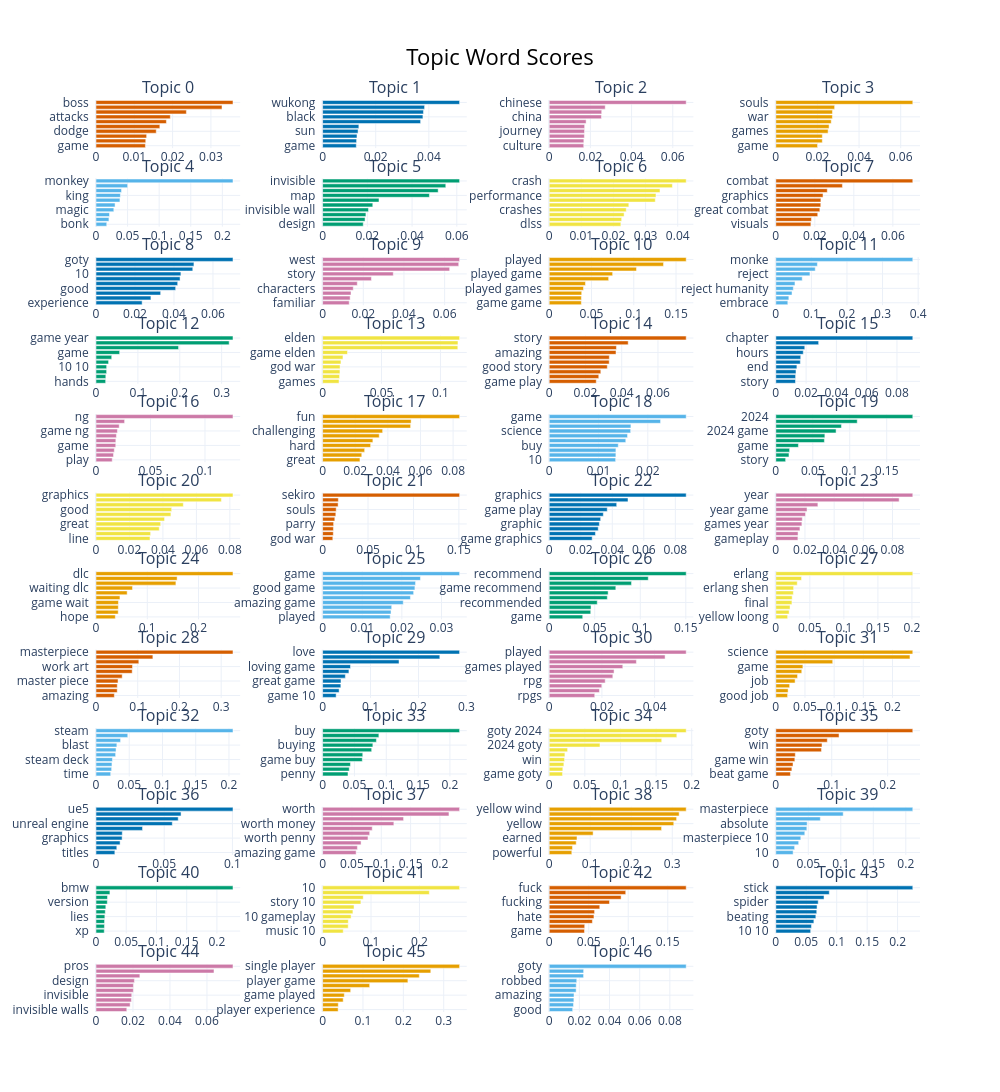

The notebook cell this image was saved under:
### Code cell
fig = topic_model.visualize_barchart(top_n_topics= 47, n_words = 10)
fig.show()
fig.write_html(r"C:\Users\Lyk\Desktop\黑神话悟空-数据\英文评论\主题词图-4.0.html")

### Figure 1 — Plotly figure (JSON) as saved in the notebook; plotly's stock layout.template omitted (floating-point values rounded to 4 significant figures)
{"data": [{"marker": {"color": "#D55E00"}, "orientation": "h", "type": "bar", "x": [0.0129, 0.01299, 0.01322, 0.01573, 0.01667, 0.01838, 0.0194, 0.02359, 0.0329, 0.03576], "xaxis": "x", "y": ["game  ", "hit  ", "boss fights  ", "dodge  ", "fights  ", "fight  ", "attacks  ", "attack  ", "bosses  ", "boss  "], "yaxis": "y"}, {"marker": {"color": "#0072B2"}, "orientation": "h", "type": "bar", "x": [0.01268, 0.01279, 0.01294, 0.01335, 0.01365, 0.03689, 0.03776, 0.03797, 0.03839, 0.05156], "xaxis": "x2", "y": ["game  ", "combat  ", "sun wukong  ", "sun  ", "journey  ", "myth wukong  ", "black  ", "black myth  ", "myth  ", "wukong  "], "yaxis": "y2"}, {"marker": {"color": "#CC79A7"}, "orientation": "h", "type": "bar", "x": [0.01678, 0.01682, 0.01707, 0.01715, 0.01721, 0.01792, 0.02536, 0.02549, 0.0272, 0.06653], "xaxis": "x3", "y": ["culture  ", "story  ", "journey west  ", "journey  ", "game  ", "west  ", "china  ", "chinese mythology  ", "mythology  ", "chinese  "], "yaxis": "y3"}, {"marker": {"color": "#E69F00"}, "orientation": "h", "type": "bar", "x": [0.02005, 0.02234, 0.02236, 0.02512, 0.02559, 0.02662, 0.02719, 0.02722, 0.02826, 0.06581], "xaxis": "x4", "y": ["game  ", "dark souls  ", "dark  ", "games  ", "souls games  ", "god  ", "war  ", "god war  ", "souls game  ", "souls  "], "yaxis": "y4"}, {"marker": {"color": "#56B4E9"}, "orientation": "h", "type": "bar", "x": [0.01701, 0.02046, 0.02138, 0.02821, 0.03018, 0.03788, 0.03862, 0.04041, 0.0501, 0.2169], "xaxis": "x5", "y": ["bonk  ", "play monkey  ", "10  ", "magic  ", "game monkey  ", "monkey game  ", "king  ", "monkey king  ", "stick  ", "monkey  "], "yaxis": "y5"}, {"marker": {"color": "#009E73"}, "orientation": "h", "type": "bar", "x": [0.01817, 0.01898, 0.01936, 0.02052, 0.02243, 0.02521, 0.04775, 0.05166, 0.05507, 0.06124], "xaxis": "x6", "y": ["design  ", "open  ", "exploration  ", "invisible wall  ", "areas  ", "wall  ", "map  ", "invisible walls  ", "walls  ", "invisible  "], "yaxis": "y6"}, {"marker": {"color": "#F0E442"}, "orientation": "h", "type": "bar", "x": [0.0223, 0.02255, 0.02331, 0.02398, 0.02478, 0.03302, 0.03323, 0.03448, 0.03834, 0.04264], "xaxis": "x7", "y": ["dlss  ", "high  ", "issues  ", "crashes  ", "frame  ", "pc  ", "performance  ", "settings  ", "fps  ", "crash  "], "yaxis": "y7"}, {"marker": {"color": "#D55E00"}, "orientation": "h", "type": "bar", "x": [0.01799, 0.01826, 0.0215, 0.02258, 0.02305, 0.02313, 0.02421, 0.02638, 0.03415, 0.07022], "xaxis": "x8", "y": ["visuals  ", "system  ", "good  ", "great combat  ", "amazing  ", "fun  ", "graphics  ", "story  ", "great  ", "combat  "], "yaxis": "y8"}, {"marker": {"color": "#0072B2"}, "orientation": "h", "type": "bar", "x": [0.02366, 0.02816, 0.03316, 0.04086, 0.04189, 0.04312, 0.04354, 0.04963, 0.05023, 0.07026], "xaxis": "x9", "y": ["experience  ", "10 10  ", "recommend  ", "good  ", "hard  ", "worth  ", "10  ", "fun  ", "buy  ", "goty  "], "yaxis": "y9"}, {"marker": {"color": "#CC79A7"}, "orientation": "h", "type": "bar", "x": [0.01307, 0.01354, 0.01396, 0.01507, 0.01705, 0.024, 0.03475, 0.06247, 0.06694, 0.06736], "xaxis": "x10", "y": ["familiar  ", "lore  ", "understand  ", "characters  ", "game  ", "read  ", "story  ", "journey  ", "journey west  ", "west  "], "yaxis": "y10"}, {"marker": {"color": "#E69F00"}, "orientation": "h", "type": "bar", "x": [0.03803, 0.03808, 0.03844, 0.04054, 0.04288, 0.07029, 0.07503, 0.1033, 0.1352, 0.162], "xaxis": "x11", "y": ["game game  ", "life  ", "years  ", "played games  ", "game  ", "games  ", "played game  ", "games played  ", "game played  ", "played  "], "yaxis": "y11"}, {"marker": {"color": "#56B4E9"}, "orientation": "h", "type": "bar", "x": [0.03376, 0.03662, 0.04557, 0.04923, 0.05388, 0.07421, 0.09596, 0.1108, 0.1168, 0.3849], "xaxis": "x12", "y": ["embrace  ", "10  ", "monke game  ", "reject humanity  ", "humanity  ", "stick  ", "reject  ", "return  ", "return monke  ", "monke  "], "yaxis": "y12"}, {"marker": {"color": "#009E73"}, "orientation": "h", "type": "bar", "x": [0.02306, 0.02343, 0.02534, 0.02546, 0.03004, 0.03752, 0.05646, 0.1972, 0.318, 0.3271], "xaxis": "x13", "y": ["hands  ", "game game  ", "10 game  ", "10 10  ", "10  ", "year 10  ", "game  ", "year game  ", "year  ", "game year  "], "yaxis": "y13"}, {"marker": {"color": "#F0E442"}, "orientation": "h", "type": "bar", "x": [0.01392, 0.01438, 0.01471, 0.01481, 0.01558, 0.01727, 0.02114, 0.1147, 0.1149, 0.1162], "xaxis": "x14", "y": ["games  ", "god  ", "war  ", "god war  ", "ring game  ", "game  ", "game elden  ", "ring  ", "elden ring  ", "elden  "], "yaxis": "y14"}, {"marker": {"color": "#D55E00"}, "orientation": "h", "type": "bar", "x": [0.02595, 0.02734, 0.02846, 0.03205, 0.03309, 0.03316, 0.03685, 0.03709, 0.04358, 0.07557], "xaxis": "x15", "y": ["game play  ", "great game  ", "good  ", "good story  ", "great story  ", "graphics  ", "amazing  ", "gameplay  ", "great  ", "story  "], "yaxis": "y15"}, {"marker": {"color": "#0072B2"}, "orientation": "h", "type": "bar", "x": [0.01301, 0.01307, 0.01332, 0.01394, 0.0162, 0.01646, 0.01815, 0.01913, 0.0283, 0.09046], "xaxis": "x16", "y": ["story  ", "good  ", "game chapter  ", "end  ", "10  ", "ending  ", "hours  ", "game  ", "chapters  ", "chapter  "], "yaxis": "y16"}, {"marker": {"color": "#CC79A7"}, "orientation": "h", "type": "bar", "x": [0.01488, 0.01607, 0.01679, 0.01812, 0.0182, 0.01872, 0.01965, 0.0213, 0.02624, 0.1257], "xaxis": "x17", "y": ["play  ", "rng  ", "hours  ", "game  ", "playthrough  ", "items  ", "game ng  ", "100  ", "achievements  ", "ng  "], "yaxis": "y17"}, {"marker": {"color": "#E69F00"}, "orientation": "h", "type": "bar", "x": [0.0229, 0.02401, 0.02577, 0.02945, 0.03081, 0.03471, 0.0368, 0.05395, 0.05426, 0.08397], "xaxis": "x18", "y": ["great  ", "challenging game  ", "great game  ", "hard  ", "play  ", "game  ", "challenging  ", "fun game  ", "game fun  ", "fun  "], "yaxis": "y18"}, {"marker": {"color": "#56B4E9"}, "orientation": "h", "type": "bar", "x": [0.01347, 0.01353, 0.01353, 0.01401, 0.01553, 0.01588, 0.01652, 0.01657, 0.02258, 0.02778], "xaxis": "x19", "y": ["10  ", "reviews  ", "good  ", "buy  ", "price  ", "games  ", "science  ", "game science  ", "review  ", "game  "], "yaxis": "y19"}, {"marker": {"color": "#009E73"}, "orientation": "h", "type": "bar", "x": [0.0133, 0.01782, 0.01868, 0.0306, 0.06572, 0.06635, 0.08153, 0.08878, 0.1101, 0.1853], "xaxis": "x20", "y": ["story  ", "games  ", "10  ", "game  ", "year  ", "game year  ", "2024 game  ", "game 2024  ", "year 2024  ", "2024  "], "yaxis": "y20"}, {"marker": {"color": "#F0E442"}, "orientation": "h", "type": "bar", "x": [0.03227, 0.03264, 0.03779, 0.03864, 0.04097, 0.04476, 0.04523, 0.05219, 0.07494, 0.08188], "xaxis": "x21", "y": ["line  ", "story line  ", "amazing  ", "great  ", "nice  ", "good story  ", "good  ", "graphic  ", "story  ", "graphics  "], "yaxis": "y21"}, {"marker": {"color": "#D55E00"}, "orientation": "h", "type": "bar", "x": [0.01125, 0.01178, 0.01189, 0.01213, 0.01344, 0.01454, 0.01496, 0.01709, 0.01733, 0.1508], "xaxis": "x22", "y": ["god war  ", "great  ", "ring  ", "parry  ", "games  ", "good  ", "souls  ", "game  ", "combat  ", "sekiro  "], "yaxis": "y22"}, {"marker": {"color": "#0072B2"}, "orientation": "h", "type": "bar", "x": [0.02725, 0.02932, 0.03109, 0.03181, 0.03263, 0.03433, 0.03681, 0.04281, 0.04997, 0.08688], "xaxis": "x23", "y": ["game graphics  ", "play  ", "amazing  ", "graphic  ", "great  ", "graphics game  ", "game play  ", "beautiful  ", "gameplay  ", "graphics  "], "yaxis": "y23"}, {"marker": {"color": "#CC79A7"}, "orientation": "h", "type": "bar", "x": [0.01516, 0.01526, 0.01654, 0.01789, 0.01814, 0.02035, 0.02141, 0.02885, 0.08456, 0.09392], "xaxis": "x24", "y": ["gameplay  ", "games  ", "graphics  ", "games year  ", "story  ", "amazing  ", "year game  ", "game  ", "game year  ", "year  "], "yaxis": "y24"}, {"marker": {"color": "#E69F00"}, "orientation": "h", "type": "bar", "x": [0.03769, 0.04335, 0.0435, 0.04377, 0.04668, 0.06077, 0.07125, 0.1558, 0.1582, 0.2672], "xaxis": "x25", "y": ["hope  ", "hope dlc  ", "dlc game  ", "game wait  ", "game waiting  ", "waiting  ", "waiting dlc  ", "wait  ", "wait dlc  ", "dlc  "], "yaxis": "y25"}, {"marker": {"color": "#56B4E9"}, "orientation": "h", "type": "bar", "x": [0.01706, 0.01727, 0.01744, 0.02035, 0.02216, 0.02298, 0.0233, 0.02345, 0.02469, 0.03457], "xaxis": "x26", "y": ["played  ", "games  ", "10  ", "amazing game  ", "good  ", "great  ", "good game  ", "great game  ", "amazing  ", "game  "], "yaxis": "y26"}, {"marker": {"color": "#009E73"}, "orientation": "h", "type": "bar", "x": [0.03681, 0.04559, 0.04592, 0.05275, 0.06381, 0.06471, 0.07314, 0.0904, 0.1088, 0.1504], "xaxis": "x27", "y": ["game  ", "recommend great  ", "highly recommended  ", "recommended  ", "game highly  ", "recommend game  ", "game recommend  ", "highly recommend  ", "highly  ", "recommend  "], "yaxis": "y27"}, {"marker": {"color": "#F0E442"}, "orientation": "h", "type": "bar", "x": [0.0174, 0.01955, 0.02091, 0.0237, 0.02405, 0.02579, 0.02619, 0.0315, 0.03783, 0.2013], "xaxis": "x28", "y": ["yellow loong  ", "bosses  ", "boss  ", "final  ", "ending  ", "shen  ", "erlang shen  ", "beat  ", "fight  ", "erlang  "], "yaxis": "y28"}, {"marker": {"color": "#D55E00"}, "orientation": "h", "type": "bar", "x": [0.04397, 0.05085, 0.05096, 0.05282, 0.0628, 0.08673, 0.08753, 0.1026, 0.1363, 0.3283], "xaxis": "x29", "y": ["amazing  ", "piece art  ", "absolute  ", "master piece  ", "absolute masterpiece  ", "piece  ", "work art  ", "work  ", "art  ", "masterpiece  "], "yaxis": "y29"}, {"marker": {"color": "#0072B2"}, "orientation": "h", "type": "bar", "x": [0.02824, 0.03443, 0.03806, 0.03839, 0.04746, 0.05491, 0.05822, 0.1594, 0.2445, 0.2858], "xaxis": "x30", "y": ["game 10  ", "absolutely love  ", "game game  ", "great game  ", "loving  ", "game  ", "loving game  ", "game love  ", "love game  ", "love  "], "yaxis": "y30"}, {"marker": {"color": "#CC79A7"}, "orientation": "h", "type": "bar", "x": [0.01728, 0.01905, 0.01996, 0.02125, 0.02414, 0.02461, 0.02792, 0.03308, 0.04397, 0.05198], "xaxis": "x31", "y": ["rpgs  ", "10  ", "game  ", "rpg  ", "action  ", "games  ", "games played  ", "combat  ", "game played  ", "played  "], "yaxis": "y31"}, {"marker": {"color": "#E69F00"}, "orientation": "h", "type": "bar", "x": [0.02022, 0.02109, 0.02371, 0.03308, 0.03723, 0.04451, 0.04643, 0.09756, 0.23, 0.2349], "xaxis": "x32", "y": ["good job  ", "future  ", "forward  ", "job  ", "game game  ", "job game  ", "game  ", "science game  ", "game science  ", "science  "], "yaxis": "y32"}, {"marker": {"color": "#56B4E9"}, "orientation": "h", "type": "bar", "x": [0.02208, 0.02352, 0.024, 0.02472, 0.02949, 0.03015, 0.03137, 0.03695, 0.04779, 0.2061], "xaxis": "x33", "y": ["time  ", "game  ", "deck  ", "steam deck  ", "steam game  ", "fucking  ", "blast  ", "son  ", "review  ", "steam  "], "yaxis": "y33"}, {"marker": {"color": "#009E73"}, "orientation": "h", "type": "bar", "x": [0.0399, 0.04186, 0.04373, 0.06235, 0.06307, 0.07709, 0.07896, 0.08451, 0.08838, 0.2152], "xaxis": "x34", "y": ["penny  ", "game  ", "full price  ", "game buy  ", "game bought  ", "worth  ", "buying  ", "bought  ", "buy game  ", "buy  "], "yaxis": "y34"}, {"marker": {"color": "#F0E442"}, "orientation": "h", "type": "bar", "x": [0.01872, 0.01909, 0.02059, 0.02156, 0.02203, 0.02581, 0.07126, 0.1579, 0.1791, 0.1922], "xaxis": "x35", "y": ["game goty  ", "game  ", "awards  ", "win  ", "win goty  ", "2024 game  ", "2024 goty  ", "goty  ", "2024  ", "goty 2024  "], "yaxis": "y35"}, {"marker": {"color": "#D55E00"}, "orientation": "h", "type": "bar", "x": [0.02616, 0.02873, 0.03075, 0.03403, 0.03488, 0.08162, 0.08262, 0.09207, 0.113, 0.2449], "xaxis": "x36", "y": ["beat game  ", "rigged  ", "won  ", "game win  ", "game  ", "goty game  ", "win  ", "win goty  ", "game goty  ", "goty  "], "yaxis": "y36"}, {"marker": {"color": "#0072B2"}, "orientation": "h", "type": "bar", "x": [0.01381, 0.01524, 0.01765, 0.01915, 0.01925, 0.03411, 0.05593, 0.06025, 0.06233, 0.1004], "xaxis": "x37", "y": ["titles  ", "high  ", "issues  ", "graphics  ", "game  ", "performance  ", "unreal engine  ", "unreal  ", "engine  ", "ue5  "], "yaxis": "y37"}, {"marker": {"color": "#CC79A7"}, "orientation": "h", "type": "bar", "x": [0.05712, 0.05928, 0.06555, 0.07734, 0.0802, 0.08458, 0.1214, 0.138, 0.2154, 0.2335], "xaxis": "x38", "y": ["amazing game  ", "money worth  ", "worth price  ", "worth penny  ", "price  ", "penny  ", "worth money  ", "money  ", "game worth  ", "worth  "], "yaxis": "y38"}, {"marker": {"color": "#E69F00"}, "orientation": "h", "type": "bar", "x": [0.05513, 0.05673, 0.06582, 0.06777, 0.1071, 0.274, 0.3037, 0.3106, 0.3168, 0.334], "xaxis": "x39", "y": ["powerful  ", "rewards  ", "tiger  ", "earned  ", "defeat  ", "sage  ", "yellow  ", "wind sage  ", "wind  ", "yellow wind  "], "yaxis": "y39"}, {"marker": {"color": "#56B4E9"}, "orientation": "h", "type": "bar", "x": [0.02664, 0.02895, 0.03521, 0.03846, 0.0446, 0.04774, 0.04821, 0.0685, 0.1037, 0.2108], "xaxis": "x40", "y": ["10  ", "game  ", "art  ", "masterpiece 10  ", "10 masterpiece  ", "absolute masterpiece  ", "absolute  ", "masterpiece game  ", "game masterpiece  ", "masterpiece  "], "yaxis": "y40"}, {"marker": {"color": "#009E73"}, "orientation": "h", "type": "bar", "x": [0.01366, 0.01398, 0.01416, 0.01463, 0.01536, 0.0162, 0.0187, 0.01901, 0.02303, 0.2266], "xaxis": "x41", "y": ["xp  ", "great  ", "tga  ", "lies  ", "play  ", "cinematic game  ", "version  ", "game  ", "goty  ", "bmw  "], "yaxis": "y41"}, {"marker": {"color": "#F0E442"}, "orientation": "h", "type": "bar", "x": [0.04261, 0.0529, 0.05304, 0.05887, 0.06258, 0.06494, 0.07908, 0.0839, 0.2205, 0.2829], "xaxis": "x42", "y": ["music 10  ", "gameplay 10  ", "10 graphics  ", "10 gameplay  ", "10 music  ", "graphics 10  ", "story 10  ", "10 story  ", "10 10  ", "10  "], "yaxis": "y42"}, {"marker": {"color": "#D55E00"}, "orientation": "h", "type": "bar", "x": [0.04465, 0.04491, 0.05463, 0.05663, 0.05742, 0.06396, 0.07631, 0.09097, 0.09684, 0.1733], "xaxis": "x43", "y": ["game  ", "ass game  ", "pig  ", "hate  ", "ass  ", "game makes  ", "fucking  ", "suck  ", "shit  ", "fuck  "], "yaxis": "y43"}, {"marker": {"color": "#0072B2"}, "orientation": "h", "type": "bar", "x": [0.05724, 0.05857, 0.06251, 0.06576, 0.06724, 0.06775, 0.06965, 0.07921, 0.08784, 0.225], "xaxis": "x44", "y": ["10 10  ", "hit  ", "hitting  ", "beating  ", "things  ", "10  ", "spider  ", "kicking  ", "big  ", "stick  "], "yaxis": "y44"}, {"marker": {"color": "#CC79A7"}, "orientation": "h", "type": "bar", "x": [0.01665, 0.01846, 0.01915, 0.01933, 0.02019, 0.02022, 0.02077, 0.02372, 0.06381, 0.07408], "xaxis": "x45", "y": ["invisible walls  ", "10  ", "voice  ", "invisible  ", "customization  ", "bosses  ", "design  ", "combat  ", "cons  ", "pros  "], "yaxis": "y45"}, {"marker": {"color": "#E69F00"}, "orientation": "h", "type": "bar", "x": [0.03846, 0.03881, 0.05096, 0.05374, 0.06952, 0.1166, 0.2113, 0.2395, 0.268, 0.3393], "xaxis": "x46", "y": ["player experience  ", "games played  ", "game single  ", "game played  ", "played  ", "player games  ", "player game  ", "player  ", "single  ", "single player  "], "yaxis": "y46"}, {"marker": {"color": "#56B4E9"}, "orientation": "h", "type": "bar", "x": [0.01557, 0.0161, 0.01637, 0.01644, 0.01786, 0.01791, 0.01826, 0.02279, 0.02283, 0.09082], "xaxis": "x47", "y": ["good  ", "story  ", "vote  ", "amazing  ", "contender goty  ", "win  ", "robbed  ", "deserves  ", "game  ", "goty  "], "yaxis": "y47"}], "layout": {"annotations": [{"font": {"size": 16}, "showarrow": false, "text": "Topic 0", "x": 0.0875, "xanchor": "center", "xref": "paper", "y": 1, "yanchor": "bottom", "yref": "paper"}, {"font": {"size": 16}, "showarrow": false, "text": "Topic 1", "x": 0.3625, "xanchor": "center", "xref": "paper", "y": 1, "yanchor": "bottom", "yref": "paper"}, {"font": {"size": 16}, "showarrow": false, "text": "Topic 2", "x": 0.6375, "xanchor": "center", "xref": "paper", "y": 1, "yanchor": "bottom", "yref": "paper"}, {"font": {"size": 16}, "showarrow": false, "text": "Topic 3", "x": 0.9125, "xanchor": "center", "xref": "paper", "y": 1, "yanchor": "bottom", "yref": "paper"}, {"font": {"size": 16}, "showarrow": false, "text": "Topic 4", "x": 0.0875, "xanchor": "center", "xref": "paper", "y": 0.9139, "yanchor": "bottom", "yref": "paper"}, {"font": {"size": 16}, "showarrow": false, "text": "Topic 5", "x": 0.3625, "xanchor": "center", "xref": "paper", "y": 0.9139, "yanchor": "bottom", "yref": "paper"}, {"font": {"size": 16}, "showarrow": false, "text": "Topic 6", "x": 0.6375, "xanchor": "center", "xref": "paper", "y": 0.9139, "yanchor": "bottom", "yref": "paper"}, {"font": {"size": 16}, "showarrow": false, "text": "Topic 7", "x": 0.9125, "xanchor": "center", "xref": "paper", "y": 0.9139, "yanchor": "bottom", "yref": "paper"}, {"font": {"size": 16}, "showarrow": false, "text": "Topic 8", "x": 0.0875, "xanchor": "center", "xref": "paper", "y": 0.8278, "yanchor": "bottom", "yref": "paper"}, {"font": {"size": 16}, "showarrow": false, "text": "Topic 9", "x": 0.3625, "xanchor": "center", "xref": "paper", "y": 0.8278, "yanchor": "bottom", "yref": "paper"}, {"font": {"size": 16}, "showarrow": false, "text": "Topic 10", "x": 0.6375, "xanchor": "center", "xref": "paper", "y": 0.8278, "yanchor": "bottom", "yref": "paper"}, {"font": {"size": 16}, "showarrow": false, "text": "Topic 11", "x": 0.9125, "xanchor": "center", "xref": "paper", "y": 0.8278, "yanchor": "bottom", "yref": "paper"}, {"font": {"size": 16}, "showarrow": false, "text": "Topic 12", "x": 0.0875, "xanchor": "center", "xref": "paper", "y": 0.7417, "yanchor": "bottom", "yref": "paper"}, {"font": {"size": 16}, "showarrow": false, "text": "Topic 13", "x": 0.3625, "xanchor": "center", "xref": "paper", "y": 0.7417, "yanchor": "bottom", "yref": "paper"}, {"font": {"size": 16}, "showarrow": false, "text": "Topic 14", "x": 0.6375, "xanchor": "center", "xref": "paper", "y": 0.7417, "yanchor": "bottom", "yref": "paper"}, {"font": {"size": 16}, "showarrow": false, "text": "Topic 15", "x": 0.9125, "xanchor": "center", "xref": "paper", "y": 0.7417, "yanchor": "bottom", "yref": "paper"}, {"font": {"size": 16}, "showarrow": false, "text": "Topic 16", "x": 0.0875, "xanchor": "center", "xref": "paper", "y": 0.6556, "yanchor": "bottom", "yref": "paper"}, {"font": {"size": 16}, "showarrow": false, "text": "Topic 17", "x": 0.3625, "xanchor": "center", "xref": "paper", "y": 0.6556, "yanchor": "bottom", "yref": "paper"}, {"font": {"size": 16}, "showarrow": false, "text": "Topic 18", "x": 0.6375, "xanchor": "center", "xref": "paper", "y": 0.6556, "yanchor": "bottom", "yref": "paper"}, {"font": {"size": 16}, "showarrow": false, "text": "Topic 19", "x": 0.9125, "xanchor": "center", "xref": "paper", "y": 0.6556, "yanchor": "bottom", "yref": "paper"}, {"font": {"size": 16}, "showarrow": false, "text": "Topic 20", "x": 0.0875, "xanchor": "center", "xref": "paper", "y": 0.5694, "yanchor": "bottom", "yref": "paper"}, {"font": {"size": 16}, "showarrow": false, "text": "Topic 21", "x": 0.3625, "xanchor": "center", "xref": "paper", "y": 0.5694, "yanchor": "bottom", "yref": "paper"}, {"font": {"size": 16}, "showarrow": false, "text": "Topic 22", "x": 0.6375, "xanchor": "center", "xref": "paper", "y": 0.5694, "yanchor": "bottom", "yref": "paper"}, {"font": {"size": 16}, "showarrow": false, "text": "Topic 23", "x": 0.9125, "xanchor": "center", "xref": "paper", "y": 0.5694, "yanchor": "bottom", "yref": "paper"}, {"font": {"size": 16}, "showarrow": false, "text": "Topic 24", "x": 0.0875, "xanchor": "center", "xref": "paper", "y": 0.4833, "yanchor": "bottom", "yref": "paper"}, {"font": {"size": 16}, "showarrow": false, "text": "Topic 25", "x": 0.3625, "xanchor": "center", "xref": "paper", "y": 0.4833, "yanchor": "bottom", "yref": "paper"}, {"font": {"size": 16}, "showarrow": false, "text": "Topic 26", "x": 0.6375, "xanchor": "center", "xref": "paper", "y": 0.4833, "yanchor": "bottom", "yref": "paper"}, {"font": {"size": 16}, "showarrow": false, "text": "Topic 27", "x": 0.9125, "xanchor": "center", "xref": "paper", "y": 0.4833, "yanchor": "bottom", "yref": "paper"}, {"font": {"size": 16}, "showarrow": false, "text": "Topic 28", "x": 0.0875, "xanchor": "center", "xref": "paper", "y": 0.3972, "yanchor": "bottom", "yref": "paper"}, {"font": {"size": 16}, "showarrow": false, "text": "Topic 29", "x": 0.3625, "xanchor": "center", "xref": "paper", "y": 0.3972, "yanchor": "bottom", "yref": "paper"}, {"font": {"size": 16}, "showarrow": false, "text": "Topic 30", "x": 0.6375, "xanchor": "center", "xref": "paper", "y": 0.3972, "yanchor": "bottom", "yref": "paper"}, {"font": {"size": 16}, "showarrow": false, "text": "Topic 31", "x": 0.9125, "xanchor": "center", "xref": "paper", "y": 0.3972, "yanchor": "bottom", "yref": "paper"}, {"font": {"size": 16}, "showarrow": false, "text": "Topic 32", "x": 0.0875, "xanchor": "center", "xref": "paper", "y": 0.3111, "yanchor": "bottom", "yref": "paper"}, {"font": {"size": 16}, "showarrow": false, "text": "Topic 33", "x": 0.3625, "xanchor": "center", "xref": "paper", "y": 0.3111, "yanchor": "bottom", "yref": "paper"}, {"font": {"size": 16}, "showarrow": false, "text": "Topic 34", "x": 0.6375, "xanchor": "center", "xref": "paper", "y": 0.3111, "yanchor": "bottom", "yref": "paper"}, {"font": {"size": 16}, "showarrow": false, "text": "Topic 35", "x": 0.9125, "xanchor": "center", "xref": "paper", "y": 0.3111, "yanchor": "bottom", "yref": "paper"}, {"font": {"size": 16}, "showarrow": false, "text": "Topic 36", "x": 0.0875, "xanchor": "center", "xref": "paper", "y": 0.225, "yanchor": "bottom", "yref": "paper"}, {"font": {"size": 16}, "showarrow": false, "text": "Topic 37", "x": 0.3625, "xanchor": "center", "xref": "paper", "y": 0.225, "yanchor": "bottom", "yref": "paper"}, {"font": {"size": 16}, "showarrow": false, "text": "Topic 38", "x": 0.6375, "xanchor": "center", "xref": "paper", "y": 0.225, "yanchor": "bottom", "yref": "paper"}, {"font": {"size": 16}, "showarrow": false, "text": "Topic 39", "x": 0.9125, "xanchor": "center", "xref": "paper", "y": 0.225, "yanchor": "bottom", "yref": "paper"}, {"font": {"size": 16}, "showarrow": false, "text": "Topic 40", "x": 0.0875, "xanchor": "center", "xref": "paper", "y": 0.1389, "yanchor": "bottom", "yref": "paper"}, {"font": {"size": 16}, "showarrow": false, "text": "Topic 41", "x": 0.3625, "xanchor": "center", "xref": "paper", "y": 0.1389, "yanchor": "bottom", "yref": "paper"}, {"font": {"size": 16}, "showarrow": false, "text": "Topic 42", "x": 0.6375, "xanchor": "center", "xref": "paper", "y": 0.1389, "yanchor": "bottom", "yref": "paper"}, {"font": {"size": 16}, "showarrow": false, "text": "Topic 43", "x": 0.9125, "xanchor": "center", "xref": "paper", "y": 0.1389, "yanchor": "bottom", "yref": "paper"}, {"font": {"size": 16}, "showarrow": false, "text": "Topic 44", "x": 0.0875, "xanchor": "center", "xref": "paper", "y": 0.05278, "yanchor": "bottom", "yref": "paper"}, {"font": {"size": 16}, "showarrow": false, "text": "Topic 45", "x": 0.3625, "xanchor": "center", "xref": "paper", "y": 0.05278, "yanchor": "bottom", "yref": "paper"}, {"font": {"size": 16}, "showarrow": false, "text": "Topic 46", "x": 0.6375, "xanchor": "center", "xref": "paper", "y": 0.05278, "yanchor": "bottom", "yref": "paper"}], "height": 3000, "hoverlabel": {"bgcolor": "white", "font": {"family": "Rockwell", "size": 16}}, "showlegend": false, "title": {"font": {"color": "Black", "size": 22}, "text": "Topic Word Scores", "x": 0.5, "xanchor": "center", "yanchor": "top"}, "width": 1000, "xaxis": {"anchor": "y", "domain": [0, 0.175], "showgrid": true}, "xaxis10": {"anchor": "y10", "domain": [0.275, 0.45], "showgrid": true}, "xaxis11": {"anchor": "y11", "domain": [0.55, 0.725], "showgrid": true}, "xaxis12": {"anchor": "y12", "domain": [0.825, 1], "showgrid": true}, "xaxis13": {"anchor": "y13", "domain": [0, 0.175], "showgrid": true}, "xaxis14": {"anchor": "y14", "domain": [0.275, 0.45], "showgrid": true}, "xaxis15": {"anchor": "y15", "domain": [0.55, 0.725], "showgrid": true}, "xaxis16": {"anchor": "y16", "domain": [0.825, 1], "showgrid": true}, "xaxis17": {"anchor": "y17", "domain": [0, 0.175], "showgrid": true}, "xaxis18": {"anchor": "y18", "domain": [0.275, 0.45], "showgrid": true}, "xaxis19": {"anchor": "y19", "domain": [0.55, 0.725], "showgrid": true}, "xaxis2": {"anchor": "y2", "domain": [0.275, 0.45], "showgrid": true}, "xaxis20": {"anchor": "y20", "domain": [0.825, 1], "showgrid": true}, "xaxis21": {"anchor": "y21", "domain": [0, 0.175], "showgrid": true}, "xaxis22": {"anchor": "y22", "domain": [0.275, 0.45], "showgrid": true}, "xaxis23": {"anchor": "y23", "domain": [0.55, 0.725], "showgrid": true}, "xaxis24": {"anchor": "y24", "domain": [0.825, 1], "showgrid": true}, "xaxis25": {"anchor": "y25", "domain": [0, 0.175], "showgrid": true}, "xaxis26": {"anchor": "y26", "domain": [0.275, 0.45], "showgrid": true}, "xaxis27": {"anchor": "y27", "domain": [0.55, 0.725], "showgrid": true}, "xaxis28": {"anchor": "y28", "domain": [0.825, 1], "showgrid": true}, "xaxis29": {"anchor": "y29", "domain": [0, 0.175], "showgrid": true}, "xaxis3": {"anchor": "y3", "domain": [0.55, 0.725], "showgrid": true}, "xaxis30": {"anchor": "y30", "domain": [0.275, 0.45], "showgrid": true}, "xaxis31": {"anchor": "y31", "domain": [0.55, 0.725], "showgrid": true}, "xaxis32": {"anchor": "y32", "domain": [0.825, 1], "showgrid": true}, "xaxis33": {"anchor": "y33", "domain": [0, 0.175], "showgrid": true}, "xaxis34": {"anchor": "y34", "domain": [0.275, 0.45], "showgrid": true}, "xaxis35": {"anchor": "y35", "domain": [0.55, 0.725], "showgrid": true}, "xaxis36": {"anchor": "y36", "domain": [0.825, 1], "showgrid": true}, "xaxis37": {"anchor": "y37", "domain": [0, 0.175], "showgrid": true}, "xaxis38": {"anchor": "y38", "domain": [0.275, 0.45], "showgrid": true}, "xaxis39": {"anchor": "y39", "domain": [0.55, 0.725], "showgrid": true}, "xaxis4": {"anchor": "y4", "domain": [0.825, 1], "showgrid": true}, "xaxis40": {"anchor": "y40", "domain": [0.825, 1], "showgrid": true}, "xaxis41": {"anchor": "y41", "domain": [0, 0.175], "showgrid": true}, "xaxis42": {"anchor": "y42", "domain": [0.275, 0.45], "showgrid": true}, "xaxis43": {"anchor": "y43", "domain": [0.55, 0.725], "showgrid": true}, "xaxis44": {"anchor": "y44", "domain": [0.825, 1], "showgrid": true}, "xaxis45": {"anchor": "y45", "domain": [0, 0.175], "showgrid": true}, "xaxis46": {"anchor": "y46", "domain": [0.275, 0.45], "showgrid": true}, "xaxis47": {"anchor": "y47", "domain": [0.55, 0.725], "showgrid": true}, "xaxis48": {"anchor": "y48", "domain": [0.825, 1], "showgrid": true}, "xaxis5": {"anchor": "y5", "domain": [0, 0.175], "showgrid": true}, "xaxis6": {"anchor": "y6", "domain": [0.275, 0.45], "showgrid": true}, "xaxis7": {"anchor": "y7", "domain": [0.55, 0.725], "showgrid": true}, "xaxis8": {"anchor": "y8", "domain": [0.825, 1], "showgrid": true}, "xaxis9": {"anchor": "y9", "domain": [0, 0.175], "showgrid": true}, "yaxis": {"anchor": "x", "domain": [0.9472, 1], "showgrid": true}, "yaxis10": {"anchor": "x10", "domain": [0.775, 0.8278], "showgrid": true}, "yaxis11": {"anchor": "x11", "domain": [0.775, 0.8278], "showgrid": true}, "yaxis12": {"anchor": "x12", "domain": [0.775, 0.8278], "showgrid": true}, "yaxis13": {"anchor": "x13", "domain": [0.6889, 0.7417], "showgrid": true}, "yaxis14": {"anchor": "x14", "domain": [0.6889, 0.7417], "showgrid": true}, "yaxis15": {"anchor": "x15", "domain": [0.6889, 0.7417], "showgrid": true}, "yaxis16": {"anchor": "x16", "domain": [0.6889, 0.7417], "showgrid": true}, "yaxis17": {"anchor": "x17", "domain": [0.6028, 0.6556], "showgrid": true}, "yaxis18": {"anchor": "x18", "domain": [0.6028, 0.6556], "showgrid": true}, "yaxis19": {"anchor": "x19", "domain": [0.6028, 0.6556], "showgrid": true}, "yaxis2": {"anchor": "x2", "domain": [0.9472, 1], "showgrid": true}, "yaxis20": {"anchor": "x20", "domain": [0.6028, 0.6556], "showgrid": true}, "yaxis21": {"anchor": "x21", "domain": [0.5167, 0.5694], "showgrid": true}, "yaxis22": {"anchor": "x22", "domain": [0.5167, 0.5694], "showgrid": true}, "yaxis23": {"anchor": "x23", "domain": [0.5167, 0.5694], "showgrid": true}, "yaxis24": {"anchor": "x24", "domain": [0.5167, 0.5694], "showgrid": true}, "yaxis25": {"anchor": "x25", "domain": [0.4306, 0.4833], "showgrid": true}, "yaxis26": {"anchor": "x26", "domain": [0.4306, 0.4833], "showgrid": true}, "yaxis27": {"anchor": "x27", "domain": [0.4306, 0.4833], "showgrid": true}, "yaxis28": {"anchor": "x28", "domain": [0.4306, 0.4833], "showgrid": true}, "yaxis29": {"anchor": "x29", "domain": [0.3444, 0.3972], "showgrid": true}, "yaxis3": {"anchor": "x3", "domain": [0.9472, 1], "showgrid": true}, "yaxis30": {"anchor": "x30", "domain": [0.3444, 0.3972], "showgrid": true}, "yaxis31": {"anchor": "x31", "domain": [0.3444, 0.3972], "showgrid": true}, "yaxis32": {"anchor": "x32", "domain": [0.3444, 0.3972], "showgrid": true}, "yaxis33": {"anchor": "x33", "domain": [0.2583, 0.3111], "showgrid": true}, "yaxis34": {"anchor": "x34", "domain": [0.2583, 0.3111], "showgrid": true}, "yaxis35": {"anchor": "x35", "domain": [0.2583, 0.3111], "showgrid": true}, "yaxis36": {"anchor": "x36", "domain": [0.2583, 0.3111], "showgrid": true}, "yaxis37": {"anchor": "x37", "domain": [0.1722, 0.225], "showgrid": true}, "yaxis38": {"anchor": "x38", "domain": [0.1722, 0.225], "showgrid": true}, "yaxis39": {"anchor": "x39", "domain": [0.1722, 0.225], "showgrid": true}, "yaxis4": {"anchor": "x4", "domain": [0.9472, 1], "showgrid": true}, "yaxis40": {"anchor": "x40", "domain": [0.1722, 0.225], "showgrid": true}, "yaxis41": {"anchor": "x41", "domain": [0.08611, 0.1389], "showgrid": true}, "yaxis42": {"anchor": "x42", "domain": [0.08611, 0.1389], "showgrid": true}, "yaxis43": {"anchor": "x43", "domain": [0.08611, 0.1389], "showgrid": true}, "yaxis44": {"anchor": "x44", "domain": [0.08611, 0.1389], "showgrid": true}, "yaxis45": {"anchor": "x45", "domain": [0, 0.05278], "showgrid": true}, "yaxis46": {"anchor": "x46", "domain": [0, 0.05278], "showgrid": true}, "yaxis47": {"anchor": "x47", "domain": [0, 0.05278], "showgrid": true}, "yaxis48": {"anchor": "x48", "domain": [0, 0.05278], "showgrid": true}, "yaxis5": {"anchor": "x5", "domain": [0.8611, 0.9139], "showgrid": true}, "yaxis6": {"anchor": "x6", "domain": [0.8611, 0.9139], "showgrid": true}, "yaxis7": {"anchor": "x7", "domain": [0.8611, 0.9139], "showgrid": true}, "yaxis8": {"anchor": "x8", "domain": [0.8611, 0.9139], "showgrid": true}, "yaxis9": {"anchor": "x9", "domain": [0.775, 0.8278], "showgrid": true}}}
